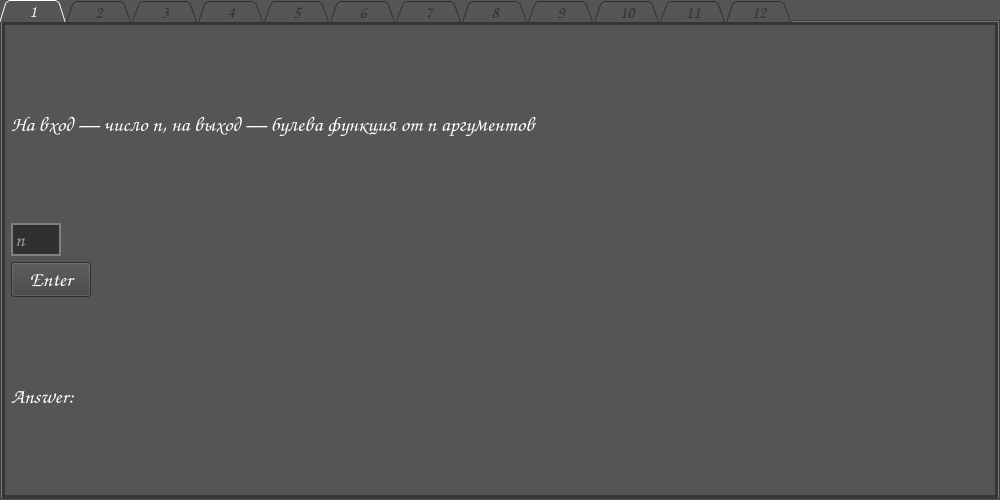
<?xml version="1.0" encoding="UTF-8"?>
<ui version="4.0">
 <class>Widget</class>
 <widget class="QTabWidget" name="Widget">
  <property name="geometry">
   <rect>
    <x>0</x>
    <y>0</y>
    <width>1000</width>
    <height>500</height>
   </rect>
  </property>
  <property name="windowTitle">
   <string>Boolean Functions</string>
  </property>
  <property name="styleSheet">
   <string notr="true">
*{
	boder: 5px #FF0000; 
	font: 16pt Comic Sans MS;
	background-color: rgb(85, 85, 85);
	color: rgb(255, 255, 255);
}

#tab_1, #tab_2, #tab_3, #tab_4, #tab_5, #tab_6, #tab_7, #tab_8, #tab_9, #tab_10, #tab_11, #tab_12{
	border: 3px solid #31363B; 
	padding: 2px;
	margin:  0px;
}

QTabBar::tab {
	font-size: 13pt;
	width: 66%;
	height: 22%;
	background: transparent;
}

QTabBar::tab:!selected {
	color: rgb(48, 48, 48);
}

QLineEdit {
	background-color: rgb(48, 48, 48);
	border: 2px solid gray;
}

QPushButton {
	background-color: rgb(66, 66, 66);
}

QTabBar {
	qproperty-sizePolicy: [Expanding, Expanding, 0, 0];
}

#answer_4, #label_function_4 {
	font-size: 30pt
}</string>
  </property>
  <property name="tabShape">
   <enum>QTabWidget::TabShape::Triangular</enum>
  </property>
  <property name="currentIndex">
   <number>0</number>
  </property>
  <widget class="QWidget" name="tab_1">
   <attribute name="title">
    <string>1</string>
   </attribute>
   <layout class="QVBoxLayout" name="verticalLayout">
    <item>
     <widget class="QLabel" name="task_1">
      <property name="text">
       <string>На вход — число n, на выход — булева функция от n аргументов</string>
      </property>
      <property name="wordWrap">
       <bool>true</bool>
      </property>
     </widget>
    </item>
    <item alignment="Qt::AlignmentFlag::AlignLeft">
     <widget class="QLineEdit" name="input_text_1">
      <property name="maximumSize">
       <size>
        <width>50</width>
        <height>16777215</height>
       </size>
      </property>
      <property name="placeholderText">
       <string>n</string>
      </property>
     </widget>
    </item>
    <item alignment="Qt::AlignmentFlag::AlignLeft">
     <widget class="QPushButton" name="button_enter_1">
      <property name="text">
       <string>Enter</string>
      </property>
     </widget>
    </item>
    <item>
     <widget class="QLabel" name="answer_1">
      <property name="text">
       <string>Answer: </string>
      </property>
      <property name="wordWrap">
       <bool>true</bool>
      </property>
     </widget>
    </item>
   </layout>
  </widget>
  <widget class="QWidget" name="tab_2">
   <attribute name="title">
    <string>2</string>
   </attribute>
   <layout class="QVBoxLayout" name="verticalLayout_2">
    <item>
     <widget class="QLabel" name="task_2">
      <property name="text">
       <string>На вход — вектор функции, 0 или 1, номер аргумента, на выход — соответствующая остаточная</string>
      </property>
      <property name="wordWrap">
       <bool>true</bool>
      </property>
     </widget>
    </item>
    <item>
     <layout class="QVBoxLayout" name="verticalLayout_5">
      <item alignment="Qt::AlignmentFlag::AlignLeft">
       <widget class="QLineEdit" name="input_text_2_1">
        <property name="placeholderText">
         <string>Вектор функции</string>
        </property>
       </widget>
      </item>
      <item alignment="Qt::AlignmentFlag::AlignLeft">
       <widget class="QLineEdit" name="input_text_2_3">
        <property name="placeholderText">
         <string>Номер аргумента</string>
        </property>
       </widget>
      </item>
      <item alignment="Qt::AlignmentFlag::AlignLeft">
       <widget class="QLineEdit" name="input_text_2_2">
        <property name="placeholderText">
         <string>0 или 1</string>
        </property>
       </widget>
      </item>
     </layout>
    </item>
    <item alignment="Qt::AlignmentFlag::AlignLeft">
     <widget class="QPushButton" name="button_enter_2">
      <property name="text">
       <string>Enter</string>
      </property>
     </widget>
    </item>
    <item>
     <widget class="QLabel" name="answer_2">
      <property name="text">
       <string>Answer: </string>
      </property>
      <property name="wordWrap">
       <bool>true</bool>
      </property>
     </widget>
    </item>
   </layout>
  </widget>
  <widget class="QWidget" name="tab_3">
   <attribute name="title">
    <string>3</string>
   </attribute>
   <layout class="QVBoxLayout" name="verticalLayout_3">
    <item>
     <widget class="QLabel" name="task_3">
      <property name="text">
       <string>На вход — два вектора (это нулевая и единичная остаточные функции по некоторому аргументу), номер аргумента, на выход — вектор функции</string>
      </property>
      <property name="wordWrap">
       <bool>true</bool>
      </property>
     </widget>
    </item>
    <item>
     <layout class="QVBoxLayout" name="verticalLayout_4">
      <item alignment="Qt::AlignmentFlag::AlignLeft">
       <widget class="QLineEdit" name="input_text_3_3">
        <property name="placeholderText">
         <string>Номер аргумента</string>
        </property>
       </widget>
      </item>
      <item alignment="Qt::AlignmentFlag::AlignLeft">
       <widget class="QLineEdit" name="input_text_3_1">
        <property name="placeholderText">
         <string>Вектор функции(0)</string>
        </property>
       </widget>
      </item>
      <item alignment="Qt::AlignmentFlag::AlignLeft">
       <widget class="QLineEdit" name="input_text_3_2">
        <property name="placeholderText">
         <string>Вектор функции(1)</string>
        </property>
       </widget>
      </item>
     </layout>
    </item>
    <item alignment="Qt::AlignmentFlag::AlignLeft">
     <widget class="QPushButton" name="button_enter_3">
      <property name="text">
       <string>Enter</string>
      </property>
     </widget>
    </item>
    <item>
     <widget class="QLabel" name="answer_3">
      <property name="text">
       <string>Answer: </string>
      </property>
      <property name="wordWrap">
       <bool>true</bool>
      </property>
     </widget>
    </item>
   </layout>
  </widget>
  <widget class="QWidget" name="tab_4">
   <attribute name="title">
    <string>4</string>
   </attribute>
   <layout class="QVBoxLayout" name="verticalLayout_6">
    <item>
     <widget class="QLabel" name="task_4">
      <property name="text">
       <string>Выберите «имя» функции от двух аргументов</string>
      </property>
      <property name="wordWrap">
       <bool>true</bool>
      </property>
     </widget>
    </item>
    <item>
     <layout class="QHBoxLayout" name="horizontalLayout_5">
      <property name="bottomMargin">
       <number>50</number>
      </property>
      <item alignment="Qt::AlignmentFlag::AlignHCenter">
       <widget class="QLabel" name="label_function_4">
        <property name="text">
         <string/>
        </property>
        <property name="wordWrap">
         <bool>true</bool>
        </property>
       </widget>
      </item>
      <item>
       <widget class="QLabel" name="answer_4">
        <property name="text">
         <string/>
        </property>
        <property name="wordWrap">
         <bool>true</bool>
        </property>
       </widget>
      </item>
      <item>
       <widget class="QPushButton" name="button_start_4">
        <property name="text">
         <string>Start</string>
        </property>
       </widget>
      </item>
     </layout>
    </item>
    <item>
     <layout class="QHBoxLayout" name="horizontalLayout">
      <item>
       <widget class="QPushButton" name="btn_ans_4_1">
        <property name="text">
         <string/>
        </property>
       </widget>
      </item>
      <item>
       <widget class="QPushButton" name="btn_ans_4_2">
        <property name="text">
         <string/>
        </property>
       </widget>
      </item>
      <item>
       <widget class="QPushButton" name="btn_ans_4_3">
        <property name="text">
         <string/>
        </property>
       </widget>
      </item>
      <item>
       <widget class="QPushButton" name="btn_ans_4_4">
        <property name="text">
         <string/>
        </property>
       </widget>
      </item>
     </layout>
    </item>
    <item>
     <layout class="QHBoxLayout" name="horizontalLayout_2">
      <item>
       <widget class="QPushButton" name="btn_ans_4_5">
        <property name="text">
         <string/>
        </property>
       </widget>
      </item>
      <item>
       <widget class="QPushButton" name="btn_ans_4_6">
        <property name="text">
         <string/>
        </property>
       </widget>
      </item>
      <item>
       <widget class="QPushButton" name="btn_ans_4_7">
        <property name="text">
         <string/>
        </property>
       </widget>
      </item>
      <item>
       <widget class="QPushButton" name="btn_ans_4_8">
        <property name="text">
         <string/>
        </property>
       </widget>
      </item>
     </layout>
    </item>
    <item>
     <layout class="QHBoxLayout" name="horizontalLayout_3">
      <item>
       <widget class="QPushButton" name="btn_ans_4_9">
        <property name="text">
         <string/>
        </property>
       </widget>
      </item>
      <item>
       <widget class="QPushButton" name="btn_ans_4_10">
        <property name="text">
         <string/>
        </property>
       </widget>
      </item>
      <item>
       <widget class="QPushButton" name="btn_ans_4_11">
        <property name="text">
         <string/>
        </property>
       </widget>
      </item>
      <item>
       <widget class="QPushButton" name="btn_ans_4_12">
        <property name="text">
         <string/>
        </property>
       </widget>
      </item>
     </layout>
    </item>
    <item>
     <layout class="QHBoxLayout" name="horizontalLayout_4">
      <item>
       <widget class="QPushButton" name="btn_ans_4_13">
        <property name="text">
         <string/>
        </property>
       </widget>
      </item>
      <item>
       <widget class="QPushButton" name="btn_ans_4_14">
        <property name="text">
         <string/>
        </property>
       </widget>
      </item>
      <item>
       <widget class="QPushButton" name="btn_ans_4_15">
        <property name="text">
         <string/>
        </property>
       </widget>
      </item>
      <item>
       <widget class="QPushButton" name="btn_ans_4_16">
        <property name="text">
         <string/>
        </property>
       </widget>
      </item>
     </layout>
    </item>
   </layout>
  </widget>
  <widget class="QWidget" name="tab_5">
   <attribute name="title">
    <string>5</string>
   </attribute>
   <layout class="QVBoxLayout" name="verticalLayout_15">
    <item>
     <widget class="QLabel" name="task_5">
      <property name="text">
       <string>Выберите существенные и фиктивные переменные</string>
      </property>
      <property name="wordWrap">
       <bool>true</bool>
      </property>
     </widget>
    </item>
    <item>
     <layout class="QHBoxLayout" name="horizontalLayout_9" stretch="0,1">
      <item>
       <layout class="QVBoxLayout" name="verticalLayout_14">
        <item alignment="Qt::AlignmentFlag::AlignLeft">
         <widget class="QPushButton" name="button_start_5">
          <property name="text">
           <string>Start</string>
          </property>
         </widget>
        </item>
        <item alignment="Qt::AlignmentFlag::AlignLeft">
         <widget class="QPushButton" name="button_enter_5">
          <property name="text">
           <string>Enter</string>
          </property>
         </widget>
        </item>
       </layout>
      </item>
      <item alignment="Qt::AlignmentFlag::AlignHCenter">
       <widget class="QLabel" name="label_5_func">
        <property name="text">
         <string>Вектор</string>
        </property>
       </widget>
      </item>
     </layout>
    </item>
    <item alignment="Qt::AlignmentFlag::AlignHCenter">
     <widget class="QLabel" name="answer_5">
      <property name="text">
       <string>answer</string>
      </property>
      <property name="wordWrap">
       <bool>true</bool>
      </property>
     </widget>
    </item>
    <item>
     <layout class="QHBoxLayout" name="horizontalLayout_8">
      <item>
       <widget class="QGroupBox" name="group_box_x">
        <property name="title">
         <string>X</string>
        </property>
        <layout class="QVBoxLayout" name="verticalLayout_11">
         <item>
          <widget class="QRadioButton" name="radio_button_5_x_fict">
           <property name="text">
            <string>Фиктивная</string>
           </property>
          </widget>
         </item>
         <item>
          <widget class="QRadioButton" name="radio_button_5_x_su">
           <property name="text">
            <string>Сущетвенная</string>
           </property>
          </widget>
         </item>
        </layout>
       </widget>
      </item>
      <item>
       <widget class="QGroupBox" name="group_box_y">
        <property name="title">
         <string>Y</string>
        </property>
        <layout class="QVBoxLayout" name="verticalLayout_12">
         <item>
          <widget class="QRadioButton" name="radio_button_5_y_fict">
           <property name="text">
            <string>Фиктивная</string>
           </property>
          </widget>
         </item>
         <item>
          <widget class="QRadioButton" name="radio_button_5_y_su">
           <property name="text">
            <string>Сущетвенная</string>
           </property>
          </widget>
         </item>
        </layout>
       </widget>
      </item>
      <item>
       <widget class="QGroupBox" name="group_box_z">
        <property name="title">
         <string>Z</string>
        </property>
        <layout class="QVBoxLayout" name="verticalLayout_13">
         <item>
          <widget class="QRadioButton" name="radio_button_5_z_fict">
           <property name="text">
            <string>Фиктивная</string>
           </property>
          </widget>
         </item>
         <item>
          <widget class="QRadioButton" name="radio_button_5_z_su">
           <property name="text">
            <string>Сущетвенная</string>
           </property>
          </widget>
         </item>
        </layout>
       </widget>
      </item>
     </layout>
    </item>
   </layout>
  </widget>
  <widget class="QWidget" name="tab_6">
   <attribute name="title">
    <string>6</string>
   </attribute>
   <layout class="QVBoxLayout" name="verticalLayout_7">
    <item>
     <widget class="QLabel" name="task_6">
      <property name="text">
       <string>Введите ДНФ функции</string>
      </property>
      <property name="wordWrap">
       <bool>true</bool>
      </property>
     </widget>
    </item>
    <item>
     <layout class="QHBoxLayout" name="horizontalLayout_6">
      <item alignment="Qt::AlignmentFlag::AlignHCenter">
       <widget class="QLabel" name="label_function_6">
        <property name="text">
         <string>Функция</string>
        </property>
        <property name="wordWrap">
         <bool>true</bool>
        </property>
       </widget>
      </item>
      <item alignment="Qt::AlignmentFlag::AlignHCenter">
       <widget class="QPushButton" name="button_start_6">
        <property name="text">
         <string>Start</string>
        </property>
       </widget>
      </item>
     </layout>
    </item>
    <item alignment="Qt::AlignmentFlag::AlignLeft">
     <widget class="QLineEdit" name="input_text_6">
      <property name="minimumSize">
       <size>
        <width>400</width>
        <height>0</height>
       </size>
      </property>
      <property name="placeholderText">
       <string>ДНФ функции</string>
      </property>
     </widget>
    </item>
    <item alignment="Qt::AlignmentFlag::AlignLeft">
     <widget class="QPushButton" name="button_enter_6">
      <property name="text">
       <string>Enter</string>
      </property>
     </widget>
    </item>
    <item>
     <widget class="QLabel" name="answer_6">
      <property name="text">
       <string>Answer: </string>
      </property>
      <property name="wordWrap">
       <bool>true</bool>
      </property>
     </widget>
    </item>
   </layout>
  </widget>
  <widget class="QWidget" name="tab_7">
   <attribute name="title">
    <string>7</string>
   </attribute>
   <layout class="QVBoxLayout" name="verticalLayout_8">
    <item>
     <widget class="QLabel" name="task_7">
      <property name="text">
       <string>Введите КНФ функции</string>
      </property>
      <property name="wordWrap">
       <bool>true</bool>
      </property>
     </widget>
    </item>
    <item>
     <layout class="QHBoxLayout" name="horizontalLayout_7">
      <item alignment="Qt::AlignmentFlag::AlignHCenter">
       <widget class="QLabel" name="label_function_7">
        <property name="text">
         <string>Функция</string>
        </property>
        <property name="wordWrap">
         <bool>true</bool>
        </property>
       </widget>
      </item>
      <item alignment="Qt::AlignmentFlag::AlignHCenter">
       <widget class="QPushButton" name="button_start_7">
        <property name="text">
         <string>Start</string>
        </property>
       </widget>
      </item>
     </layout>
    </item>
    <item alignment="Qt::AlignmentFlag::AlignLeft">
     <widget class="QLineEdit" name="input_text_7">
      <property name="minimumSize">
       <size>
        <width>400</width>
        <height>0</height>
       </size>
      </property>
      <property name="placeholderText">
       <string>КНФ функции</string>
      </property>
     </widget>
    </item>
    <item alignment="Qt::AlignmentFlag::AlignLeft">
     <widget class="QPushButton" name="button_enter_7">
      <property name="text">
       <string>Enter</string>
      </property>
     </widget>
    </item>
    <item>
     <widget class="QLabel" name="answer_7">
      <property name="text">
       <string>Answer: </string>
      </property>
      <property name="wordWrap">
       <bool>true</bool>
      </property>
     </widget>
    </item>
   </layout>
  </widget>
  <widget class="QWidget" name="tab_8">
   <attribute name="title">
    <string>8</string>
   </attribute>
   <layout class="QVBoxLayout" name="verticalLayout_9">
    <item>
     <widget class="QLabel" name="task_8">
      <property name="text">
       <string>Построение СДНФ. Введите вектор функции:</string>
      </property>
      <property name="wordWrap">
       <bool>true</bool>
      </property>
     </widget>
    </item>
    <item alignment="Qt::AlignmentFlag::AlignLeft">
     <widget class="QLineEdit" name="input_text_8">
      <property name="placeholderText">
       <string>Вектор функции</string>
      </property>
     </widget>
    </item>
    <item alignment="Qt::AlignmentFlag::AlignLeft">
     <widget class="QPushButton" name="button_enter_8">
      <property name="text">
       <string>Enter</string>
      </property>
     </widget>
    </item>
    <item>
     <widget class="QLabel" name="answer_8">
      <property name="text">
       <string>PDNF: </string>
      </property>
      <property name="wordWrap">
       <bool>true</bool>
      </property>
     </widget>
    </item>
   </layout>
  </widget>
  <widget class="QWidget" name="tab_9">
   <attribute name="title">
    <string>9</string>
   </attribute>
   <layout class="QVBoxLayout" name="verticalLayout_10">
    <item>
     <widget class="QLabel" name="task_9">
      <property name="text">
       <string>Построение СКНФ. Введите вектор функции:</string>
      </property>
      <property name="wordWrap">
       <bool>true</bool>
      </property>
     </widget>
    </item>
    <item alignment="Qt::AlignmentFlag::AlignLeft">
     <widget class="QLineEdit" name="input_text_9">
      <property name="placeholderText">
       <string>Вектор функции</string>
      </property>
     </widget>
    </item>
    <item alignment="Qt::AlignmentFlag::AlignLeft">
     <widget class="QPushButton" name="button_enter_9">
      <property name="text">
       <string>Enter</string>
      </property>
     </widget>
    </item>
    <item>
     <widget class="QLabel" name="answer_9">
      <property name="text">
       <string>PCNF: </string>
      </property>
      <property name="wordWrap">
       <bool>true</bool>
      </property>
     </widget>
    </item>
   </layout>
  </widget>
  <widget class="QWidget" name="tab_10">
   <attribute name="title">
    <string>10</string>
   </attribute>
  </widget>
  <widget class="QWidget" name="tab_11">
   <attribute name="title">
    <string>11</string>
   </attribute>
  </widget>
  <widget class="QWidget" name="tab_12">
   <attribute name="title">
    <string>12</string>
   </attribute>
  </widget>
 </widget>
 <resources/>
 <connections/>
</ui>
